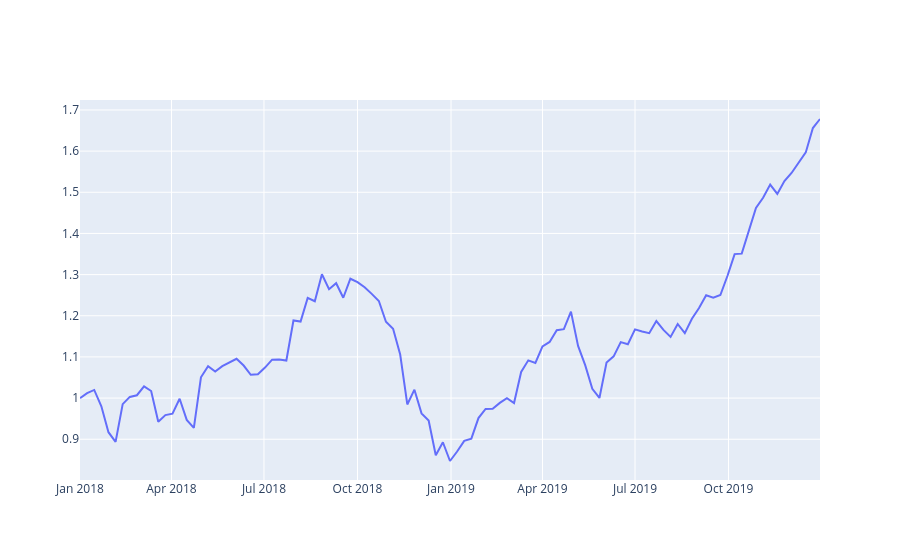

The notebook cell this image was saved under:
### Markdown cell above
### With GO

### Code cell
fig = go.Figure()
fig.add_trace(go.Scatter(
    x = df_stocks.date,
    y = df_stocks.AAPL,
    mode = 'lines',
    name = 'Apple'
))
